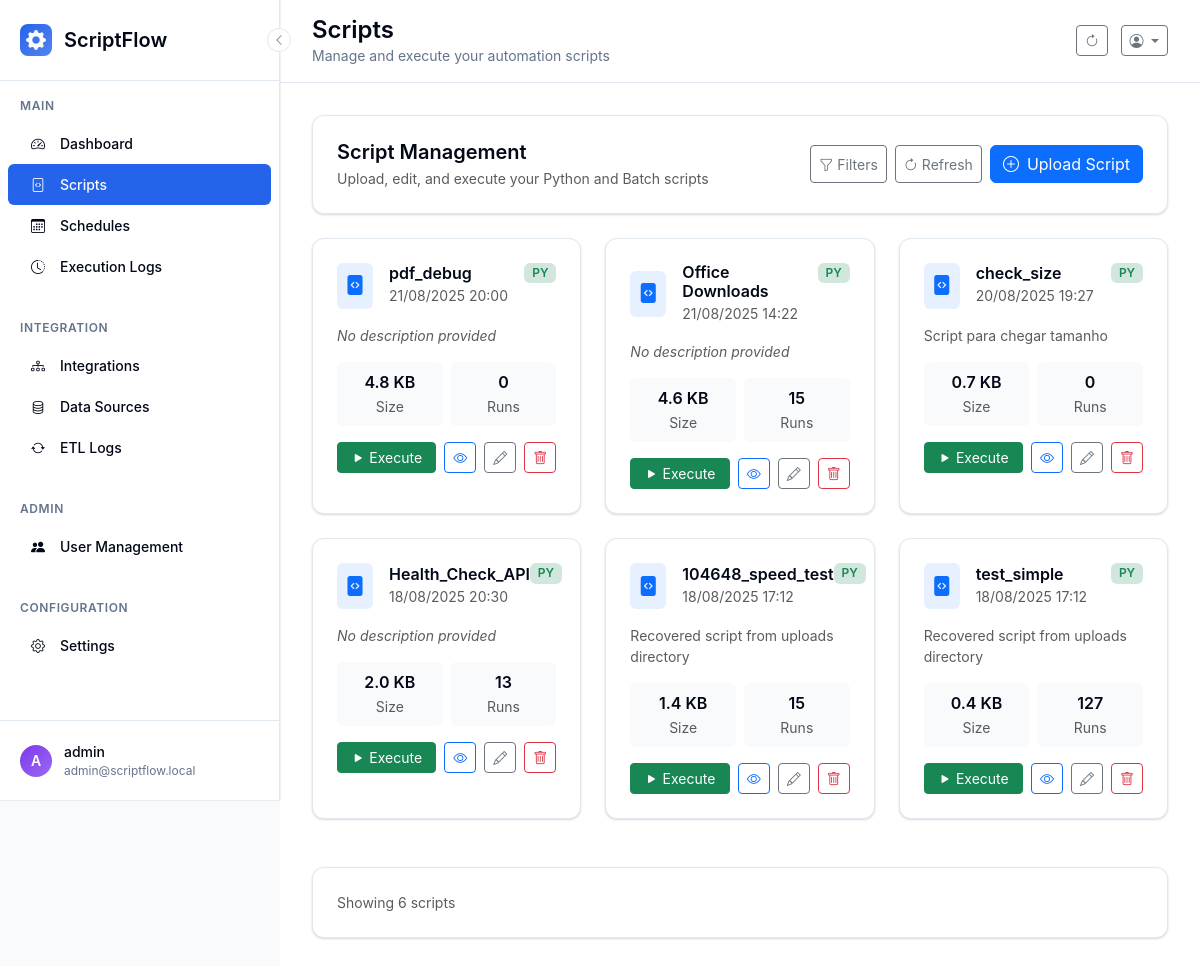
Page /scripts/ (signed in) on the earlier database version.
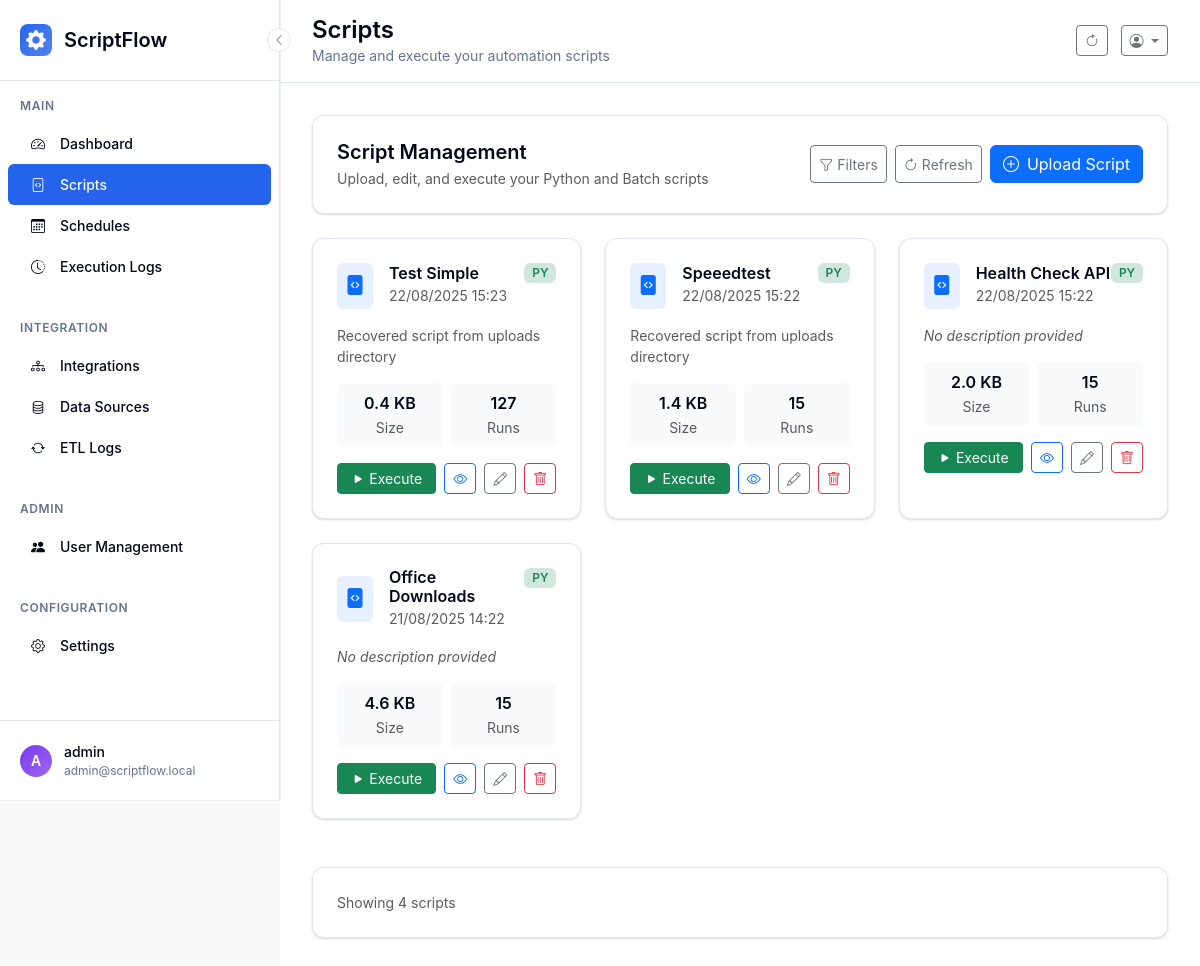
Same page on the later database version.
### scriptflow.py (models this page shows, shortened)
class Script(db.Model):
    __tablename__ = 'scripts'
    id = db.Column(db.Integer, primary_key=True)
    name = db.Column(db.String(100), nullable=False)
    description = db.Column(db.Text)
    filename = db.Column(db.String(255), nullable=False)
    file_path = db.Column(db.String(500), nullable=False)
    script_type = db.Column(db.String(10), nullable=False)  # 'py' or 'bat'
    file_size = db.Column(db.Integer)
    created_at = db.Column(db.DateTime, default=datetime.now)
    updated_at = db.Column(db.DateTime, default=datetime.now, onupdate=datetime.now)
    is_active = db.Column(db.Boolean, default=True)
    user_id = db.Column(db.Integer, db.ForeignKey('users.id'), nullable=False)

### app/controllers/scripts.py (the view, shortened to what this page needs)
    @scripts_bp.route('/')
    @login_required
    def list_scripts():
        search = request.args.get('search', '').strip()
        script_type = request.args.get('type', '')
        size_filter = request.args.get('size', '')
        date_filter = request.args.get('date', '')
        sort_by = request.args.get('sort', 'updated')
        scripts_query = Script.query.filter_by(is_active=True)
        query = apply_user_data_filter(scripts_query)
        if search:
            query = query.filter(Script.name.contains(search))
        if script_type and script_type in ['py', 'bat']:
            query = query.filter_by(script_type=script_type)
        if sort_by == 'name':
            query = query.order_by(Script.name.asc())
        elif sort_by == 'size':
            query = query.order_by(Script.file_size.desc())
        elif sort_by == 'executions':
            query = query.outerjoin(Execution).group_by(Script.id).order_by(func.count(Execution.id).desc())
        else:  # default to 'updated'
            query = query.order_by(Script.updated_at.desc())
        user_scripts = query.all()
        return render_template('scripts.html',
                             scripts=user_scripts,
                             search=search,
                             script_type=script_type,
                             size_filter=size_filter,
                             date_filter=date_filter,
                             sort_by=sort_by)

### scriptflow.py (called while the page is built)
@app.context_processor
def inject_ui_version():
    return {
        'ui_info': {'current_version': 'v2', 'is_modern': True},
        'ui_version': 'v2',
        'is_modern_ui': True
    }

@login_manager.user_loader
def load_user(user_id):
    return db.session.get(User, int(user_id))

def apply_user_data_filter(query):
    if current_user.can_view_all_data:
        return query  # Can see all data
    else:
        return query.filter_by(user_id=current_user.id)  # Only own data

### templates/scripts.html (shortened to what the changed rows need)
{% extends "base.html" %}
{% block page_title %}Scripts{% endblock %}
{% block content %}
{% if scripts %}
<div class="row">
    {% for script in scripts %}
    <div class="col-lg-4 col-md-6 mb-4">
        <div class="modern-card h-100">
            <div class="d-flex justify-content-between align-items-start mb-3">
                <div class="d-flex align-items-center">
                    <div class="bg-primary bg-opacity-10 p-2 rounded me-3">
                        <i class="bi bi-file-code-fill text-primary fs-5"></i>
                    </div>
                    <div>
                        <h6 class="mb-0 fw-semibold">{{ script.name }}</h6>
                        <small class="text-muted">{{ script.updated_at.strftime('%d/%m/%Y %H:%M') }}</small>
                    </div>
                </div>
                <span class="badge bg-{{ 'success' if script.script_type == 'py' else 'info' }}-subtle text-{{ 'success' if script.script_type == 'py' else 'info' }}">
                    {{ script.script_type.upper() }}
                </span>
            </div>
            {% if script.description %}
            <p class="text-muted small mb-3">{{ script.description[:100] }}{% if script.description|length > 100 %}...{% endif %}</p>
            {% else %}
            <p class="text-muted small mb-3 fst-italic">No description provided</p>
            {% endif %}
            <div class="row g-2 mb-3">
                <div class="col-6">
                    <div class="text-center p-2 bg-light rounded">
                        <div class="fw-semibold">{{ (script.file_size / 1024) | round(1) if script.file_size else 0 }} KB</div>
                        <small class="text-muted">Size</small>
                    </div>
                </div>
                <div class="col-6">
                    <div class="text-center p-2 bg-light rounded">
                        <div class="fw-semibold">{{ script.executions | length if script.executions else 0 }}</div>
                        <small class="text-muted">Runs</small>
                    </div>
                </div>
            </div>
            <div class="d-flex gap-2 mt-auto">
                <form method="POST" action="{{ url_for('scripts.execute_script', script_id=script.id) }}" class="flex-fill">
                    <button type="submit" class="btn btn-success btn-sm w-100">
                        <i class="bi bi-play-fill me-1"></i>Execute
                    </button>
                </form>
                <a href="{{ url_for('scripts.view_script', script_id=script.id) }}" class="btn btn-outline-primary btn-sm">
                    <i class="bi bi-eye"></i>
                </a>
                <a href="{{ url_for('scripts.edit_script', script_id=script.id) }}" class="btn btn-outline-secondary btn-sm">
                    <i class="bi bi-pencil"></i>
                </a>
                <button class="btn btn-outline-danger btn-sm" onclick="confirmDelete('{{ script.id }}', '{{ script.name }}')">
                    <i class="bi bi-trash"></i>
                </button>
            </div>
        </div>
    </div>
    {% endfor %}
</div>
<div class="row mt-4">
    <div class="col-12">
        <div class="modern-card">
            <div class="d-flex justify-content-between align-items-center">
                <div class="text-muted small">
                    Showing {{ scripts|length }} script{{ 's' if scripts|length != 1 else '' }}
                </div>
            </div>
        </div>
    </div>
</div>
{% endif %}
{% endblock %}

Differences in the rows shown:
no longer on this page (row edited): Script: name "pdf_debug", updated_at "21/08/2025 20:00", script_type "PY", description "No description provided", file_size "4.8", executions|length "0"
no longer on this page (row edited): Script: name "check_size", updated_at "20/08/2025 19:27", script_type "PY", description "Script para chegar tamanho", file_size "0.7", executions|length "0"
changed Script: name "test_simple" → "Test Simple"; updated_at "18/08/2025 17:12" → "22/08/2025 15:23"; moves up the list
changed Script: name "104648_speed_test" → "Speeedtest"; updated_at "18/08/2025 17:12" → "22/08/2025 15:22"; moves up the list
changed Script: name "Health_Check_API" → "Health Check API"; updated_at "18/08/2025 20:30" → "22/08/2025 15:22"; executions|length "13" → "15"; moves down the list
Other differences:
{{ scripts|length }}: "6" → "4"
